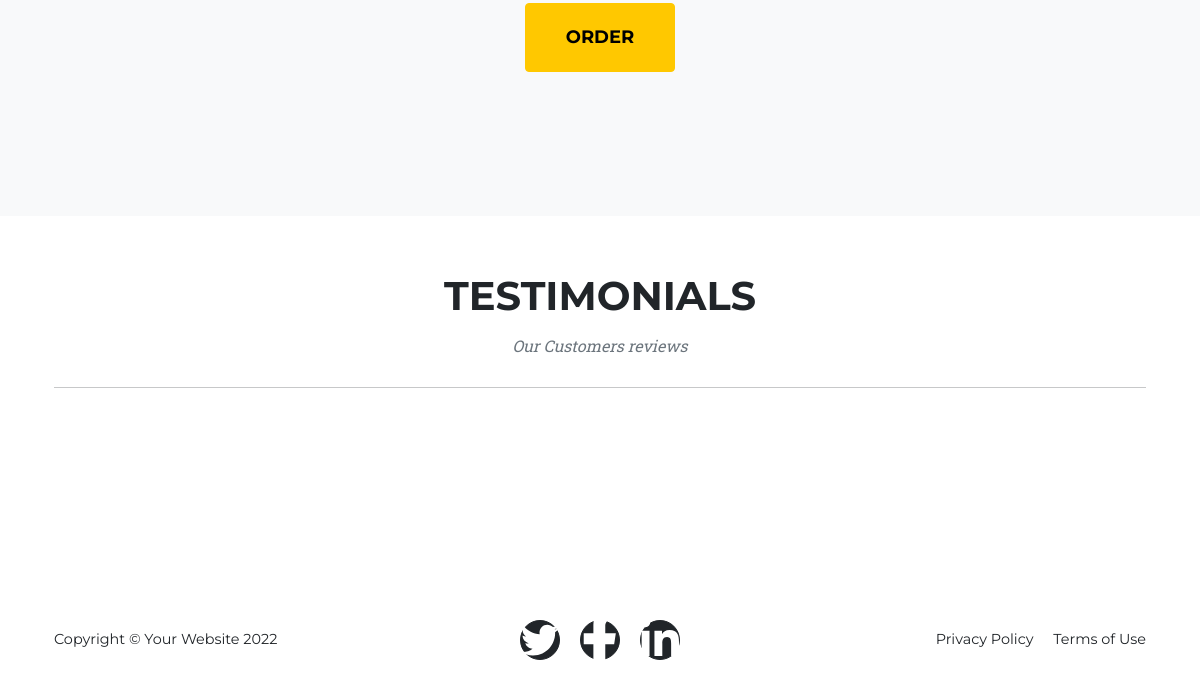
The app's page / (lower part), older data.
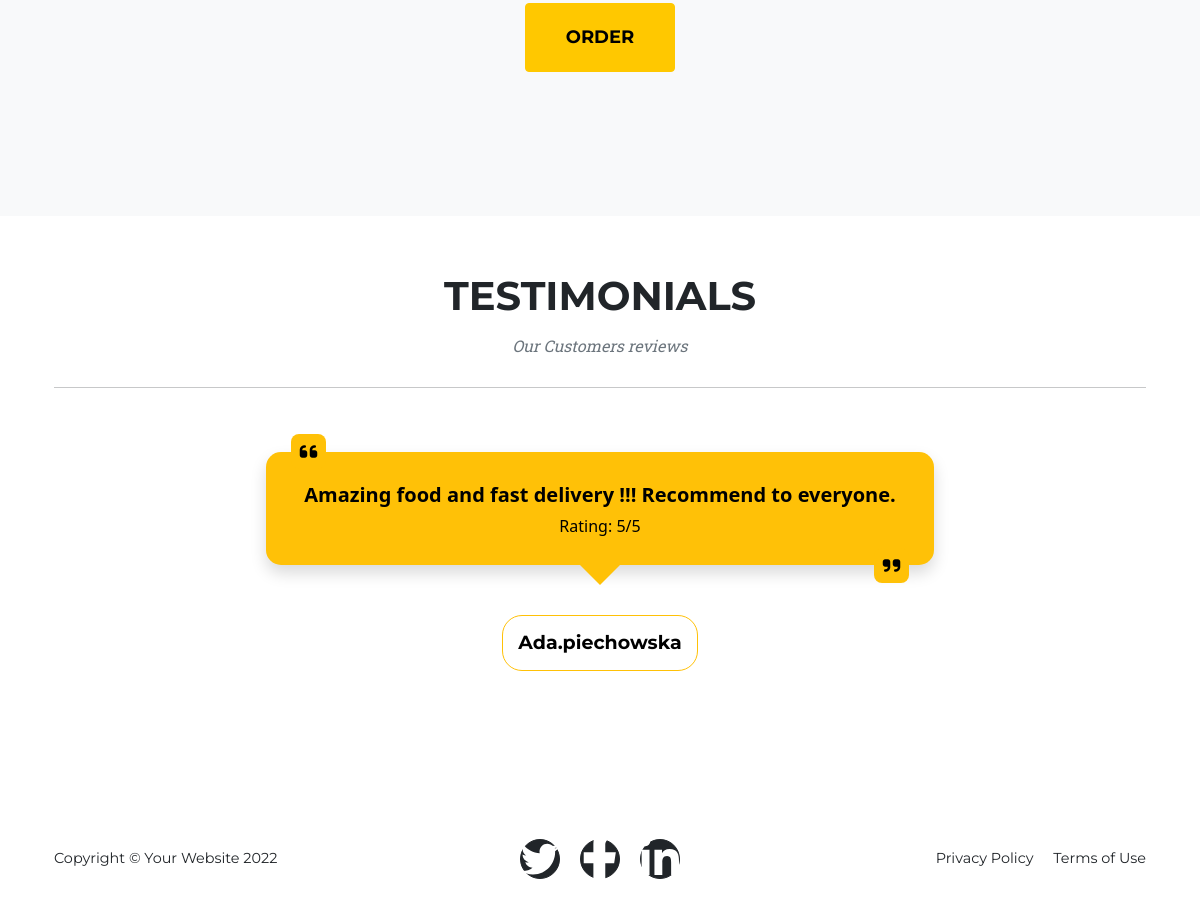
The same page, newer data.
### home/models.py (models this page shows, shortened)
class Reviews(models.Model):
    user = models.ForeignKey(User, on_delete=models.CASCADE)
    comment = models.TextField()
    rating = models.IntegerField(default=5, validators=[MinValueValidator(1), MaxValueValidator(5)])
    created_on = models.DateTimeField(auto_now_add=True)
    class Meta:
        ordering = ['-created_on']

### home/views.py (the view)
# urls.py: path('', views.index, name='home'),
def index(request):
    reviews = Reviews.objects.all()
    context = {
        'reviews': reviews
    }
    return render(request, 'home/index.html', context)

### bag/context.py (called while the page is built, shortened)
def bag_contents(request):
    bag_items = []
    total = 0
    product_count = 0
    bag = request.session.get('bag', {})
    if total < settings.FREE_DELIVERY_THRESHOLD:
        delivery = total * Decimal(settings.STANDARD_DELIVERY_PERCENTAGE / 100)
        free_delivery_delta = settings.FREE_DELIVERY_THRESHOLD - total
    else:
        delivery = 0
        free_delivery_delta = 0
    grand_total = delivery + total
    context = {
        'bag_items': bag_items,
        'total': total,
        'product_count': product_count,
        'delivery': delivery,
        'free_delivery_delta': free_delivery_delta,
        'free_delivery_threshold': settings.FREE_DELIVERY_THRESHOLD,
        'grand_total': grand_total,
    }
    return context

### home/templates/home/index.html (shortened to what this page needs)
{% extends "base.html" %}
{% load static %}
{% block extra_css %}
<link rel="stylesheet" href="{% static 'reviews/css/reviews.css' %}">
{% endblock %}
{% block content%}
<section class="page-section bg-light">
    <div class="container">
        <div class="text-center">
            <a class="btn btn-primary btn-xl text-uppercase" href="{% url 'menu' %}">Order</a>
        </div>
    </div>
</section>
<section class="page-section">
    <div class="container text-center">
        <h2 class="section-heading text-uppercase">Testimonials</h2>
        <h3 class="section-subheading text-muted">Our Customers reviews</h3>
        <hr>
        <div class="container">
            <div class="row d-flex justify-content-center">
                <div class="col-md-offset-2 col-md-8">
                    <div id="testimonial-slider" class="owl-carousel mt-5">
                        {% for review in reviews %}
                        <div class="testimonial">
                            <div class="testimonial-content">
                                <p class="description shadow">
                                    <strong>{{ review.comment }}</strong>
                                    <span class="d-flex align-items-end justify-content-center fs-6 ">Rating:
                                        {{ review.rating }}/5</span>
                                </p>
                            </div>
                            <div class="testimonial-profile">
                                <h3 class="title">
                                    {{ review.user.username }}
                                </h3>
                            </div>
                        </div>
                        {% endfor %}
                    </div>
                </div>
            </div>
        </div>
    </div>
</section>
{% endblock%}

Row changes from the older to the newer data that the page shows:
added Reviews: comment "Amazing food and fast delivery !!! Recommend to everyone.", rating "5", user.username "Ada.piechowska"
